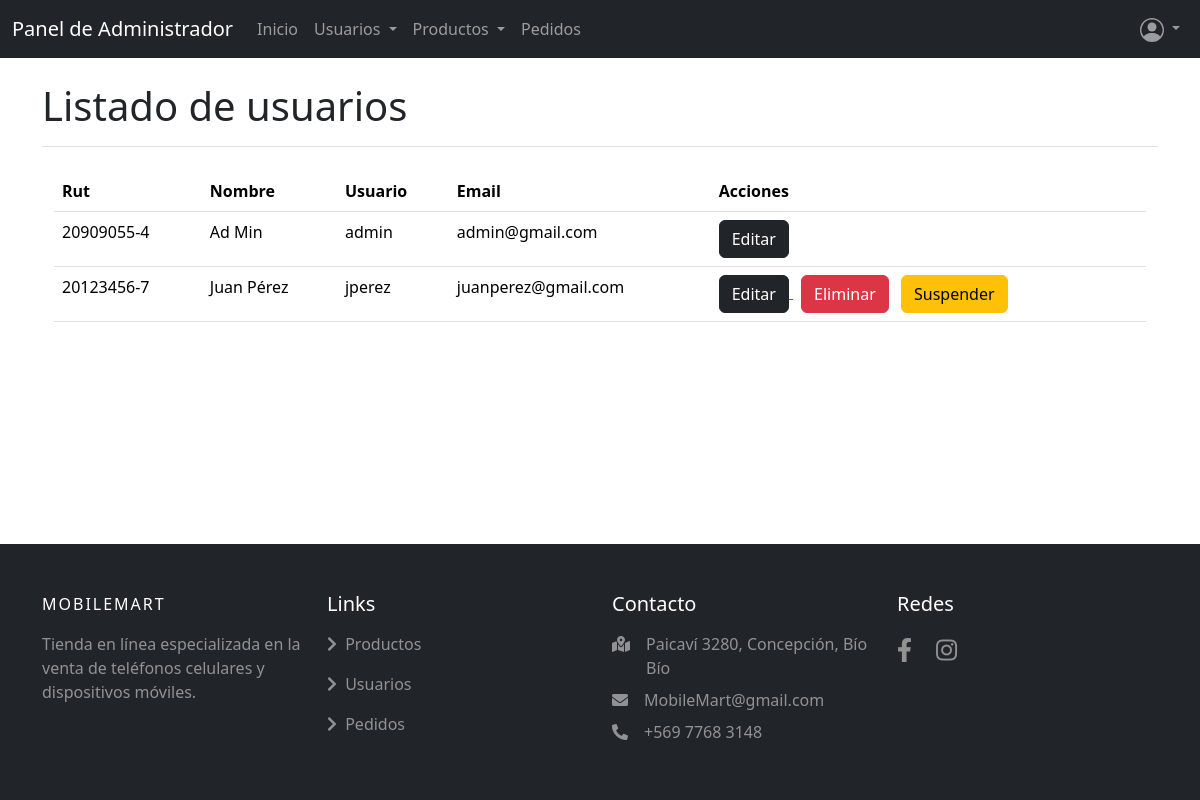
The app's page /listadousuarios/ (signed in), older data.
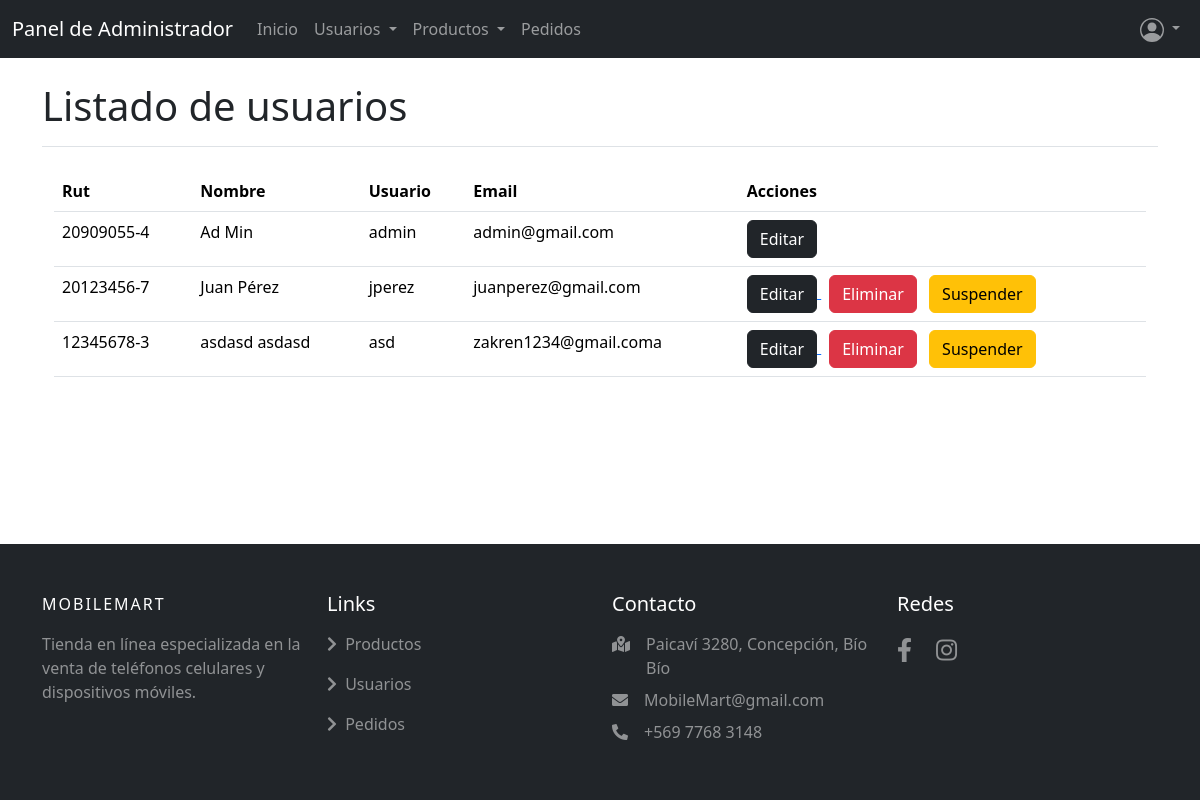
The same page, newer data.
### mobilemart/models.py (models this page shows, shortened)
class CustomUser(AbstractBaseUser, PermissionsMixin):
    rut=models.CharField(max_length=12, validators=[validar_rut])
    nombre = models.CharField(max_length=50, validators=[MinLengthValidator(3, message=("El nombre debe tener al menos 3 caracteres"))])
    apellido = models.CharField(max_length=50,  validators=[MinLengthValidator(3, message=("El apellido debe tener al menos 3 caracteres"))])
    email = models.EmailField(unique=True)
    username=models.CharField("Nombre de usuario", max_length=50, validators=[MinLengthValidator(3, message=("El nombre de usuario debe tener al menos 3 caracteres"))])
    is_active = models.BooleanField(default=True)
    is_staff = models.BooleanField(default=False)
    telefono = models.CharField(verbose_name="Teléfono", max_length=10, validators=[RegexValidator(r'^\d{9}$', 'El teléfono debe contener exactamente 9 números.')])
    region = models.CharField(verbose_name="Región", max_length=100)  # Nuevo campo
    comuna = models.CharField(max_length=100)  # Nuevo campo
    direccion = models.CharField(verbose_name="Dirección",max_length=255)  # Nuevo campo
    num_departamento = models.CharField(verbose_name="N° de departamento (si aplica)", max_length=10, blank=True)  # Nuevo campo
    objects = CustomUserManager()
    USERNAME_FIELD = 'email'
    REQUIRED_FIELDS = ['nombre', 'apellido']

### mobilemart/views.py (the view)
# urls.py: path('listadousuarios/', listadousuarios, name='listadousuarios'),
@user_passes_test(lambda u: u.is_superuser)
def listadousuarios(request):
    usuarios=CustomUser.objects.all()
    datos={
        "usuarios":usuarios
    }
    return render(request, 'mobilemart/listadousuarios.html', datos)

### mobilemart/templates/mobilemart/listadousuarios.html (shortened to what this page needs)
{% extends 'mobilemart/baseadmin.html' %}
{% load static %}
    {% block contenido %}
    <div class="container mt-4">
        <h1 class="border-bottom pb-3">Listado de usuarios</h1>
        <div class="container mt-4">
            <table class="table table-hover">
                <thead>
                    <tr>
                        <th>Rut</th>
                        <th>Nombre</th>
                        <th>Usuario</th>
                        <th>Email</th>
                        <th>Acciones</th>
                    </tr>
                </thead>
                <tbody>
                    {% for u in usuarios %}
                    <tr>
                        <td>{{ u.rut }}</td>
                        <td>{{ u.nombre }} {{ u.apellido }}</td>
                        <td>{{ u.username }}</td>
                        <td>{{ u.email }}</td>
                        <td>
                            <a href="{% url 'detalleusuario' pk=u.pk %}">
                                <button class="btn btn-dark">Editar</button>
                            </a>
                            {% if not u.is_superuser %}
                            <form method="post" action="{% url 'eliminarusuario' pk=u.pk %}" style="display:inline;" id="delete-form-{{ u.pk }}">
                                <button type="button" class="btn btn-danger ms-2" onclick="confirmDelete('{{ u.pk }}')">Eliminar</button>
                            </form>
                            <button class="btn btn-warning ms-2" onclick="suspenderUsuario()">Suspender</button>
                            {% endif %}
                        </td>
                    </tr>
                    {% endfor %}
                </tbody>
            </table>
        </div>
    </div>
    {% endblock contenido %}

Row changes from the older to the newer data that the page shows:
added CustomUser: rut "12345678-3", nombre "asdasd", apellido "asdasd", username "asd", email "zakren1234@gmail.coma"
